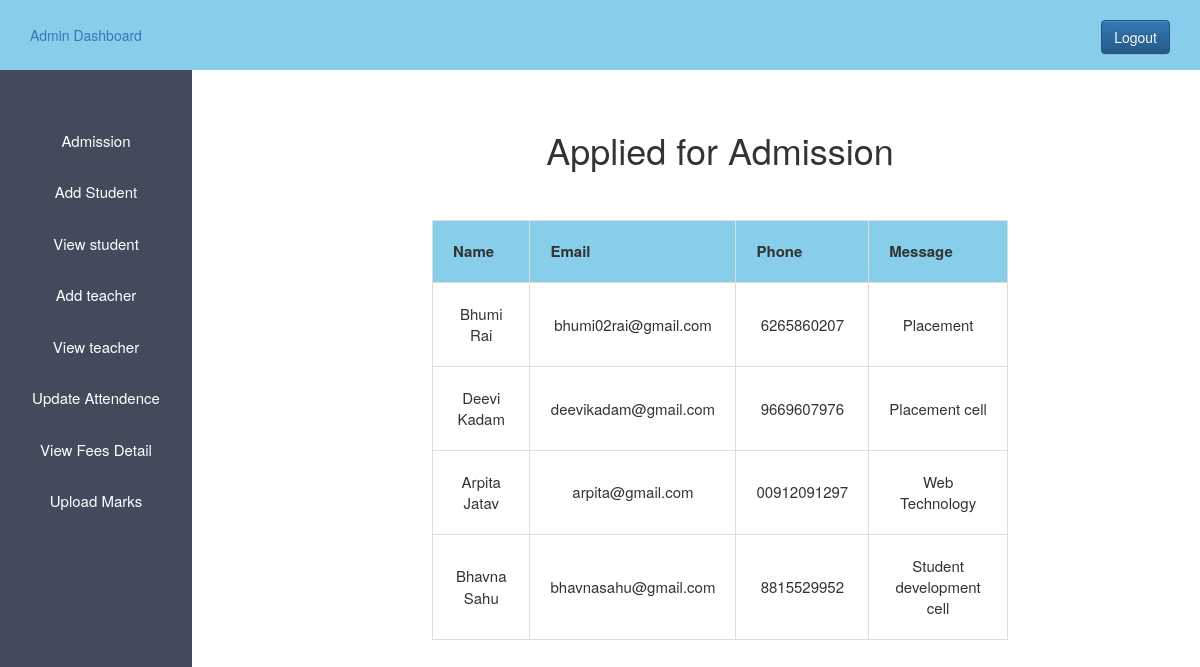
The app's page /admission.php (signed in) with its own data.
### tables this page shows
CREATE TABLE `admission` (
  `id` int(11) NOT NULL,
  `Name` varchar(50) DEFAULT NULL,
  `Email` varchar(100) DEFAULT NULL,
  `phone` varchar(15) DEFAULT NULL,
  `message` varchar(255) DEFAULT NULL
);

### admission.php (the view, shortened to what this page needs)
<?php
  $host="localhost";
  $user="root";
  $password="";
  $db="collageproject";
  $data=mysqli_connect($host,$user,$password,$db);
  $sql="SELECT * from admission";
  $result=mysqli_query($data,$sql);
 ?>
 <!DOCTYPE html>
<html>
<head>
    <link rel="stylesheet" type="text/css" href="admin.css">
<link rel="stylesheet" href="https://cdn.jsdelivr.net/npm/bootstrap@3.3.7/dist/css/bootstrap.min.css">
<link rel="stylesheet" href="https://cdn.jsdelivr.net/npm/bootstrap@3.3.7/dist/css/bootstrap-theme.min.css">
</head>
<body>
	<?php
	include 'admin_sidebar.php';
	?>
  <div class="content">
  	<center>
  	<h1>Applied for  Admission </h1>
  	<br><br>
  	<table border='1px'>
  		<tr>
  			<th style='padding: 20px; font-size: 15px;'>Name </th>
  			<th style='padding: 20px; font-size: 15px;'>Email </th>
  			<th style='padding: 20px; font-size: 15px;'>Phone </th>
  			<th style='padding: 20px; font-size: 15px;'>Message </th>
  		</tr>
         <?php
         while($info=$result->fetch_assoc())
          {
         ?>
  		<tr>
    <td style='padding: 20px; font-size: 15px;'>
    	<?php   echo "{$info['Name']}"; ?>
    </td>
    <td style='padding: 20px; font-size: 15px;'>
    		<?php   echo "{$info['Email']}"; ?>
    </td>
    <td style='padding: 20px; font-size: 15px;'>
    		<?php   echo "{$info['phone']}"; ?>
    </td>
    <td style='padding: 20px; font-size: 15px;'>
    		<?php   echo "{$info['message']}"; ?>
    </td>
  		</tr>
  		<?php
       }
  		?>
  	</table>
  </center>
  </div>
</body>
</html>

### admin.css (style rules this page uses)
* { margin: 0px; padding: 0px; }
.content { margin-left: 20%; margin-top: 5%; }

### admission.php (style rules this page uses)
.content { text-align: center; margin-top: 50px; }
table { width: 60%; margin: 0 auto; border-collapse: collapse; }
th, td { border: 1px solid #dddddd; padding: 10px; text-align: center; background-color: white; }
th { background-color: skyblue; }

### records on screen
admission: Name "Bhumi Rai", Email "bhumi02rai@gmail.com", phone "6265860207", message "Placement"
admission: Name "Deevi Kadam", Email "deevikadam@gmail.com", phone "9669607976", message "Placement cell"
admission: Name "Arpita Jatav", Email "arpita@gmail.com", phone "00912091297", message "Web Technology"
admission: Name "Bhavna Sahu", Email "bhavnasahu@gmail.com", phone "8815529952", message "Student development cell"
